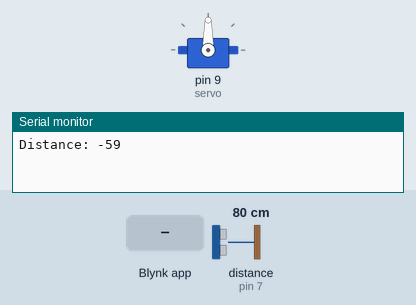
Recording of a sketch running on a simulated Arduino Uno, built with avr-gcc and run on an emulated ATmega328P. Parts: servo, the last lines printed to the serial monitor. Wiring (inferred from the names in the program): ultrasonic range finder: trigger pin 6; echo pin 7. The test bench sets the inputs (shaded band); at power-on: distance to the obstacle (sensor on pin 7) 80 cm. The echo pulse lasts 58.3 µs per cm; WiFi joins after 1.5 s; servers stay silent unless stated.

Above: at 3.0 s.
3.1 s: Blynk app writes 1 to V1
At 4.2 s:
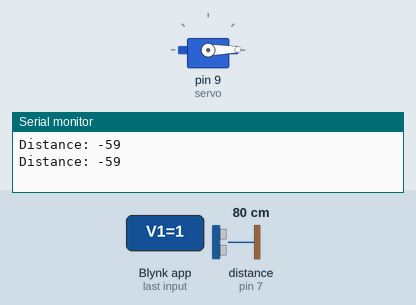
5.8 s: Blynk app writes 200 to V1
At 7.2 s:
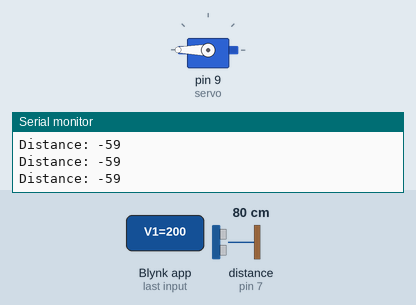
Timing chart, 0 to 8.8 s (numbered marks = the images above; inputs shaded):
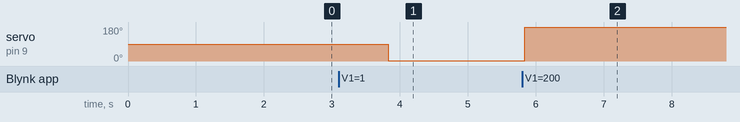

The sketch:

Bendungan.ino
```cpp
#define BLYNK_PRINT Serial
#include <ESP8266_Lib.h>
#include <BlynkSimpleShieldEsp8266.h>
#include <HCSR04.h>
#include <Servo.h>
#include <SoftwareSerial.h>

BlynkTimer timer;
Servo servo;

WidgetLCD lcd(V2);
WidgetLCD lcdStat(V3);
SoftwareSerial EspSerial(2, 3); // RX, TX

#define ESP8266_BAUD 9600
ESP8266 wifi(&EspSerial);

int trigPin = 6;
int echoPin = 7;
long duration;
int depthTemp;
int i = 1;
int depth;
int maxDepth = 21;
int avgVolumeTemp;
int avgVolume;

char auth[] = "19Quig28ELTKssw5tzxUurcq7HTwwKE_";
char ssid[] = "Telor Asin";
char pass[] = "123456eh123";

void setup()
{
  pinMode(echoPin, INPUT);
  pinMode(trigPin, OUTPUT);


  Serial.begin(9600);
  delay(10);

  EspSerial.begin(ESP8266_BAUD);
  delay(10);

  Blynk.begin(auth, wifi, ssid, pass, "blynk-cloud.com", 8080);
  // Blynk.begin(auth, wifi, ssid, pass);

  servo.attach(9);

  lcd.clear();

}

BLYNK_WRITE(V1){
  servo.write(param.asInt());

}

void loop()
{
    Blynk.run();
    timer.run();
      digitalWrite(trigPin, LOW);
      delayMicroseconds(2);
      digitalWrite(trigPin, HIGH);
      delayMicroseconds(10);
      digitalWrite(trigPin, LOW);

      duration = pulseIn(echoPin, HIGH);
      depthTemp = (duration * 0.0345) / 2;
      depth = maxDepth - depthTemp;

    avgVolumeTemp = (21 *21 *depth);

    avgVolume = avgVolumeTemp / i;
    i++;


    lcdStat.print(0,0,"Status");
    if(depth <=7){
        lcdStat.print(0,1,"Rendah");
      }else if(depth>7 && depth<=14){
        lcdStat.print(0,1,"Sedang");
      }else{
        lcdStat.print(0,1,"Tinggi");
      }

    Blynk.virtualWrite(V5, depth);
    Blynk.virtualWrite(V2, depth);
    Blynk.virtualWrite(V2, avgVolume);
    Blynk.virtualWrite(V6, avgVolume);

    lcd.print(0, 0, "Depth: ");
    lcd.print(8, 0, depth);
    lcd.print(10, 0, " cm");
    lcd.print(0, 1, "Avg: ");
    lcd.print(6, 1, avgVolume);
    lcd.print(8, 1, " cm3");

    Serial.print("Distance: ");
    Serial.println(depth);
    delay(2000);
}
```

Measured:
- after the input at 3.1 s, servo on pin 9 (servo): 90° → 1° after 0.73 s
- after the input at 5.8 s, servo on pin 9 (servo): 1° → 180° at once
